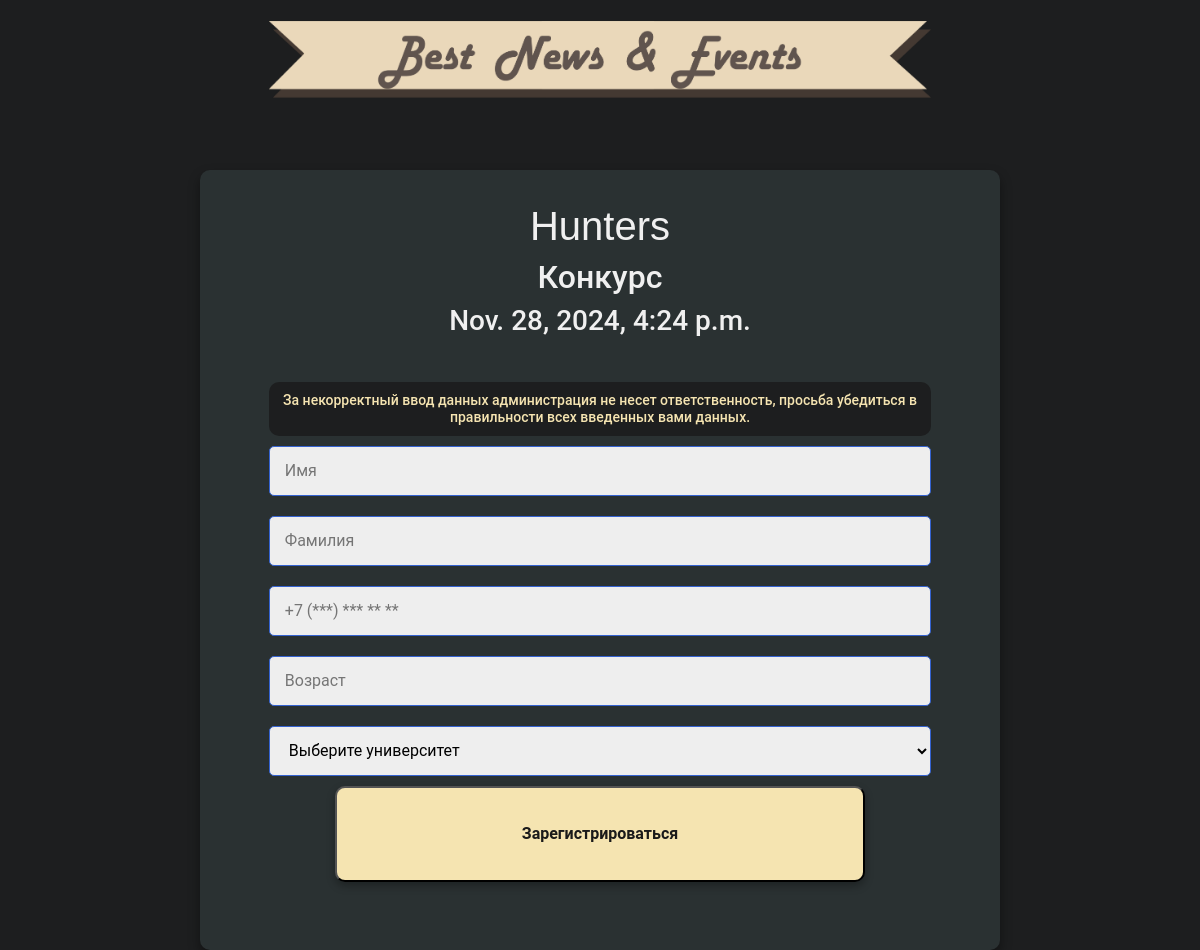
/register/8/, run on the app's committed database.
### main/models.py (models this page shows, shortened)
class Post(models.Model): #Создаем модель (своего рода словарь) где ключи это переменные, а тип все что после равно это в каком формате мы принимем значения
    ClubName= models.CharField('Название Клуба',max_length=50)
    NewsName = models.CharField('Название Новости',max_length=50)
    Anons = models.CharField('Анонс',max_length=250)
    TextNews=models.TextField('Статья')
    Date = models.DateTimeField("Дата события")
    Date_Stop = models.DateTimeField("Закрытие регистрации", default=datetime.now)
    ImgNews =  models.ImageField("Картинка Новости", blank = True, upload_to='media')
    class Meta: #Создаем название таблицы в странице алминистратора для нашей модели
        verbose_name="Новость" #Единичсное число
        verbose_name_plural="Новости" #Множественное число

### main/views.py (the view)
# urls.py: path('register/<int:id>/', views.register, name="register")
def register(request, id):
    detail = Post.objects.get(pk=id)
    if request.method == "POST":
        form = ArticlesForm(request.POST)
        if form.is_valid():
            article = form.save(commit=False)  # Не сохраняем пока в базе, чтобы изменить поля
            article.NameClub = detail.ClubName
            article.NameNews = detail.NewsName
            article.save()
            return redirect('home')
    else:
        form=ArticlesForm()
    data={
         'form':form ,
         'detail':detail
    }
    return render(request, 'RegisterPage.html',data)

### main/templates/RegisterPage.html (shortened to what this page needs)
{% extends 'shablonCss2.html' %}
{% load static %}
{% block content %}
<div class="header-logo">
    <img src="{% static 'image/LogoPridict2.png' %}" alt="Logo 2" class="company-name">
</div>
<div class="container">
    <h1>{{ detail.ClubName }}</h1>
    <h2>{{ detail.NewsName }}</h2>
    <h3>{{ detail.Date }}</h3>
    <div id="register1">
        <h6 id="warning">За некорректный ввод данных администрация не несет ответственность, просьба убедиться в правильности всех введенных вами данных.</h6>
        <form method="post">
            {{ form.FirstName }}<br>
            {{ form.SurName }}<br>
            {{ form.Number }}<br>
            {{ form.Age }}<br>
            {{ form.University }}<br>
            <button id="reg" type="submit">Зарегистрироваться</button>
        </form>
    </div>
</div>
{% endblock %}

### main/templates/shablonCss2.html (style rules this page uses)
body { background: linear-gradient(135deg, #1d1e1f , #1d1e1f); color: #f0f0f0; font-family: 'Roboto', sans-serif; line-height: 1.6; }
.container, .event-info { background: #2A3132; padding: 2rem; border-radius: 10px; box-shadow: 0 6px 12px rgba(0, 0, 0, 0.4); color: #f0f0f0; max-width: 800px; margin: auto; transition: box-shadow 0.3s ease; }
.container h1 { font-family: 'Franklin Gothic Medium', 'Arial Narrow', Arial, sans-serif; }
.container { text-align: center; }
.header-logo { color: #f0f0f0; max-width: 800px; margin: 5px auto; padding: 1rem 2rem; border-radius: 10px; display: flex; align-items: center; gap: 1rem; }
.header-logo .company-name { max-width: 90%; height: auto; margin: auto; }
#register1, #reg, #warning { border-radius: 10px; padding: 5%; text-align: center; margin: auto; }
#reg { background: linear-gradient(45deg, #f5e4b1 , #f5e4b1); color: #1a1a1a; box-shadow: 0 4px 8px rgba(0, 0, 0, 0.3); font-weight: bold; text-align: center; transition: transform 0.2s, box-shadow 0.2s; width: 80%; }
#warning { background-color: #1d1e1f; color: #f5e4b1; padding: 10px; font-size: 14px; }
.form { width: 100%; margin: 10px 0; border-radius: 5px; padding-left: 15px; height: 50px; border: 1px solid #3462d0; font-size: 16px; background-color: #EEEEEE; color: black; }

### data on the page
Post: ClubName "Hunters", NewsName "Конкурс", Date "Nov. 28, 2024, 4:24 p.m."
